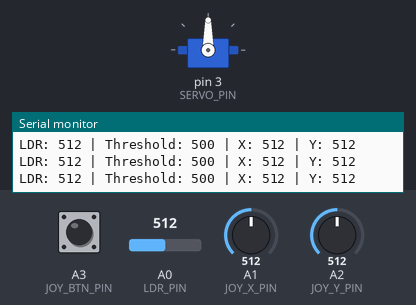
A sketch run on a simulated Arduino Uno, built with avr-gcc and run on an emulated ATmega328P. On the bench: servo, the last lines printed to the serial monitor. The test bench sets the inputs (shaded band); at power-on: A3 (JOY_BTN_PIN) HIGH, A0 (LDR_PIN) = 512, A1 (JOY_X_PIN) = 512, A2 (JOY_Y_PIN) = 512.

Above: at 1.7 s.
1.8 s: A3 (JOY_BTN_PIN) pulled LOW for 0.15 s
3.4 s: A0 (LDR_PIN) set to 1023
6.4 s: A0 (LDR_PIN) set to 507
7.9 s: A0 (LDR_PIN) set to 484
At 9.3 s:
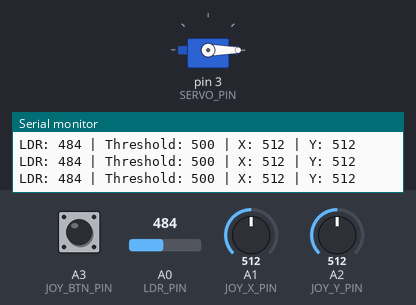
10.9 s: A1 (JOY_X_PIN) set to 1023
13.9 s: A0 (LDR_PIN) set to 900
At 14.9 s:
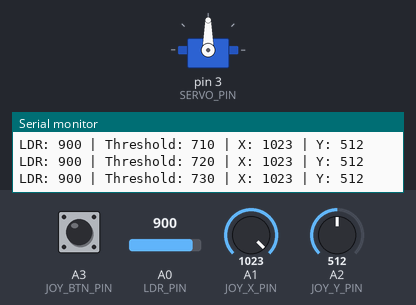
Timing chart, 0 to 17.9 s (numbered marks = the images above; inputs shaded):
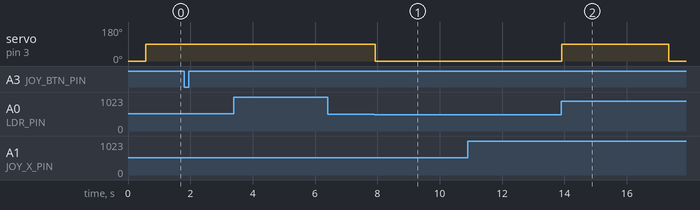

The sketch:

joystick.ino
```cpp
/**
 * Smart Greenhouse Controller - Phase 4: Full Joystick Control
 * Hardware: LDR (A0), Servo (Pin 3), Joy X (A1), Joy Y (A2), Joy MS (A3)
 * Last Updated: Jan 2026
 */

#include <Servo.h>

// Pin Definitions
const int LDR_PIN = A0;
const int JOY_X_PIN = A1;
const int JOY_Y_PIN = A2;
const int JOY_BTN_PIN = A3; // Moved to A3
const int SERVO_PIN = 3;

// Calibration & Thresholds
int lightThreshold = 500;
const int JOY_DEADZONE = 100; // Increased for stability
const int JOY_CENTER = 512;
int lastVentAngle = -1;

Servo greenhouseVent;

void setup() {
    Serial.begin(9600);

    // Treating A3 as a digital input with internal pullup
    pinMode(JOY_BTN_PIN, INPUT_PULLUP);

    // Initial Servo Sync
    greenhouseVent.attach(SERVO_PIN);
    greenhouseVent.write(0);
    delay(500);
    greenhouseVent.detach();

    Serial.println("--- System Initialized ---");
    Serial.println("X (A1): Fast Adjust | Y (A2): Fine Adjust | MS (A3): Save");
}

void loop() {
    // 1. Read Joystick Inputs
    int joyX = analogRead(JOY_X_PIN);
    int joyY = analogRead(JOY_Y_PIN);
    bool btnPressed = (digitalRead(JOY_BTN_PIN) == LOW);

    // 2. Adjust Threshold based on Joystick
    // X-Axis: Fast steps (+/- 10)
    if (joyX > (JOY_CENTER + JOY_DEADZONE)) lightThreshold += 10;
    else if (joyX < (JOY_CENTER - JOY_DEADZONE)) lightThreshold -= 10;

    // Y-Axis: Fine steps (+/- 1)
    if (joyY > (JOY_CENTER + JOY_DEADZONE)) lightThreshold += 1;
    else if (joyY < (JOY_CENTER - JOY_DEADZONE)) lightThreshold -= 1;

    lightThreshold = constrain(lightThreshold, 0, 1023);

    // 3. Handle "Save" Button (MS)
    if (btnPressed) {
        Serial.print(">>> [SAVED] Threshold locked at: ");
        Serial.println(lightThreshold);
        delay(300); // Debounce
    }

    // 4. LDR Logic & Servo Movement
    int currentLight = analogRead(LDR_PIN);

    // Print Status
    Serial.print("LDR: "); Serial.print(currentLight);
    Serial.print(" | Threshold: "); Serial.print(lightThreshold);
    Serial.print(" | X: "); Serial.print(joyX);
    Serial.print(" | Y: "); Serial.println(joyY);

    if (currentLight > lightThreshold) {
        updateVent(90); // Open
    } else {
        updateVent(0);  // Close
    }

    delay(150); // Loop speed
}

/**
 * Moves servo only on state change to prevent
 * constant electrical noise on the analog pins.
 */
void updateVent(int angle) {
    if (angle != lastVentAngle) {
        greenhouseVent.attach(SERVO_PIN);
        greenhouseVent.write(angle);
        delay(400); // Ensure movement completes
        greenhouseVent.detach();
        lastVentAngle = angle;

        Serial.print("--- VENT MOVED TO: ");
        Serial.print(angle);
        Serial.println(" deg ---");
    }
}
```

Measured:
- the behaviour switches between 501 and 500 on A0 (LDR_PIN) (found by bisection; images 0 and 1)
- after the input at 7.9 s, servo on pin 3 (SERVO_PIN): 90° → 0° at once
- after the input at 13.9 s, servo on pin 3 (SERVO_PIN): 0° → 90° at once, → 0° 3.4 s later
